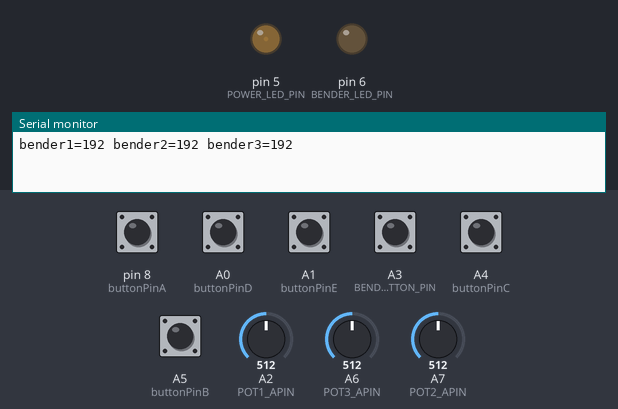
The sketch below on a simulated Arduino Nano, built with avr-gcc and run on an emulated ATmega328P. Shown: output pins drawn as LEDs (lit = HIGH), the last lines printed to the serial monitor. The test bench sets the inputs (shaded band); at power-on: A0 (buttonPinD), A1 (buttonPinE), A3 (BENDER_BUTTON_PIN), A4 (buttonPinC), A5 (buttonPinB), pin 8 (buttonPinA) HIGH, A2 (POT1_APIN) = 512, A6 (POT3_APIN) = 512, A7 (POT2_APIN) = 512.

Above: at 1.2 s.
1.3 s: A3 (BENDER_BUTTON_PIN) pulled LOW for 0.15 s
At 2.5 s:
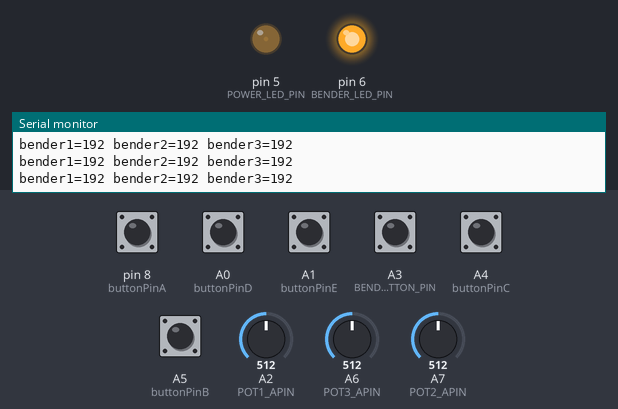
2.9 s: A3 (BENDER_BUTTON_PIN) pulled LOW for 1 s
At 3.8 s:
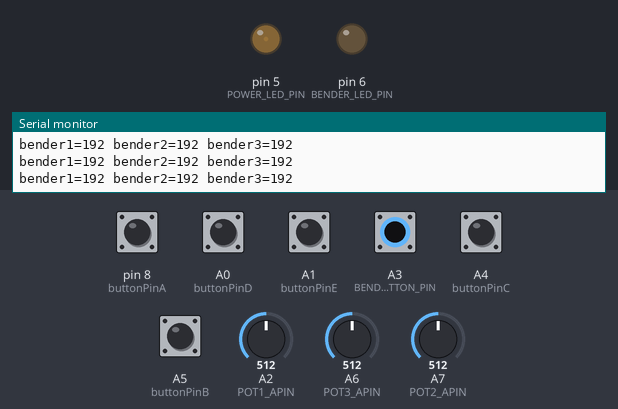
Timing chart, 0 to 5.9 s (numbered marks = the images above; inputs shaded):
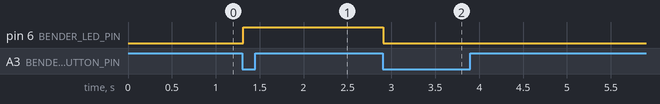

Measured:
- after the input at 1.3 s, pin 6 (BENDER_LED_PIN): LOW → HIGH at once
- after the input at 2.9 s, pin 6 (BENDER_LED_PIN): HIGH → LOW at once

The sketch:

RF_mesh_controller_side_buttons.ino
```cpp
#include <RBD_Button.h>
#include <SoftwareSerial.h>

#define ROSS_DEVL

#define HAS_BENDER_KNOBS


/*****************
 * Configuration *
 *****************/

// HC-12 configuration for JUMP
#define HC12_TX_TO_ARDUINO_RX_PIN 10
#define HC12_RX_FROM_ARDUINO_TX_PIN 11

#ifndef ROSS_DEVL

// ----- button configuration for JUMP -----

static const int buttonPinA = A1;
static const int buttonPinB = A2;
static const int buttonPinC = A3;
static const int buttonPinD = A4;
static const int buttonPinE = A5;

// Use this when the buttons are active high.  Active high means that the pin is
// put in a high state when the button is pushed.  That is the case when the
// button's switch is the normally open type, one side of the switch is connected
// to the Arduino's pin, and the other side is connected to Vcc (5 V or 3.3. V).
#define BUTTON_PUSHED HIGH;

#else

// ----- button configuration for Ross's development board -----

static const int buttonPinA = 8;
static const int buttonPinB = A5;
static const int buttonPinC = A4;
static const int buttonPinD = A0;
static const int buttonPinE = A1;

// Use this when the buttons are active low.  Active low means that the pin is
// put in a low state when the button is pushed.  That is the case when the
// button's switch is the normally open type, one side of the switch is connected
// to the Arduino's pin, and the other side is connected to ground.  An advantage
// of active low is that the Arduino's internal pullup can be used to pull the
// pin high when the button is not pushed, eliminating the need for an external
// pullup resistor (for active low) or pulldown resistor (for active high).
#define BUTTON_PUSHED LOW;

// Enable this #define if we need the internal pullups.
#define ENABLE_INTERNAL_PULLUPS

#endif

// retransmitIntervalMs limits how often we will transmit a state value.
static const uint32_t retransmitIntervalMs = 500;

#ifdef HAS_BENDER_KNOBS

#define POT1_APIN A2
#define POT2_APIN A7
#define POT3_APIN A6

#define BENDER_BUTTON_PIN A3
#define BENDER_LED_PIN 6

#define POWER_LED_PIN 5

#define BENDER_LED_ON HIGH
#define BENDER_LED_OFF LOW

// benderRetransmitIntervalMs controls how often we will transmit the bender knob values.
static const uint32_t benderRetransmitIntervalMs = 667;

#endif


/***********
 * Globals *
 ***********/

static SoftwareSerial HC12(HC12_TX_TO_ARDUINO_RX_PIN, HC12_RX_FROM_ARDUINO_TX_PIN);

#ifdef HAS_BENDER_KNOBS
static RBD::Button benderButton(BENDER_BUTTON_PIN, true);  // true -> enable internal pullup
static bool benderIsEnabled;
#endif

/**********************
 * Setup and Run Loop *
 **********************/

void setup()
{
  Serial.begin(9600);             // Serial port to computer
  HC12.begin(9600);               // Serial port to HC12

  // Configure the button pins as inputs.
  pinMode(buttonPinA, INPUT);
  pinMode(buttonPinB, INPUT);
  pinMode(buttonPinC, INPUT);
  pinMode(buttonPinD, INPUT);
  pinMode(buttonPinE, INPUT);

#ifdef ENABLE_INTERNAL_PULLUPS
  digitalWrite(buttonPinA, HIGH);
  digitalWrite(buttonPinB, HIGH);
  digitalWrite(buttonPinC, HIGH);
  digitalWrite(buttonPinD, HIGH);
  digitalWrite(buttonPinE, HIGH);
#endif

#ifdef HAS_BENDER_KNOBS
  pinMode(POT1_APIN, INPUT);
  pinMode(POT2_APIN, INPUT);
  pinMode(POT3_APIN, INPUT);
  pinMode(BENDER_LED_PIN, OUTPUT);
  pinMode(POWER_LED_PIN, OUTPUT);
  digitalWrite(BENDER_LED_PIN, BENDER_LED_OFF);
  analogWrite(POWER_LED_PIN, 8);
#endif
}


#ifdef HAS_BENDER_KNOBS
void readAndSendBenderValues(uint32_t now)
{
  static uint32_t lastBenderTxMs;

  if (benderButton.onPressed()) {
    benderIsEnabled = !benderIsEnabled;
    digitalWrite(BENDER_LED_PIN, benderIsEnabled ? BENDER_LED_ON : BENDER_LED_OFF);
    // Transmit bender message immediately after bender is enabled or disabled.
    lastBenderTxMs = 0L;
  }

  if (now - lastBenderTxMs >= benderRetransmitIntervalMs) {
    lastBenderTxMs = now;

    byte bender1;
    byte bender2;
    byte bender3;
    if (benderIsEnabled) {
      // We right shift the ADC values by 3 bits to essentially divide them by 8, thus
      // giving a range of 0 to 127 (instead of 0 - 1023).  We have to do this because
      // we can use only 7 bits for each bender value.
      bender1 = analogRead(POT1_APIN) >> 3;
      bender2 = analogRead(POT2_APIN) >> 3;
      bender3 = analogRead(POT3_APIN) >> 3;
    }
    else {
      // 64 means don't bend a value.
      bender1 = bender2 = bender3 = 64;
    }

    // Turn on the high-order bit of each bender value so that they
    // don't get misinterpreted as framing (start or stop) characters.
    bender1 |= 0x80;
    bender2 |= 0x80;
    bender3 |= 0x80;

    HC12.write(0x26);       // & - bender message start marker
    HC12.write(bender1);
    HC12.write(bender2);
    HC12.write(bender3);
    HC12.write(0x25);       // % - message end marker

    Serial.print("bender1=");
    Serial.print((int) bender1);
    Serial.print(" bender2=");
    Serial.print((int) bender2);
    Serial.print(" bender3=");
    Serial.println((int) bender3);
  }
}
#endif


void loop()
{
  static uint32_t lastTxMs;

  uint32_t now = millis();

  // read buttons
  // TODO ross 10 Feb. 2019:  we should do debouncing so that we don't sporadically transmit the wrong state values
  int Index = digitalRead(buttonPinE) == BUTTON_PUSHED;
  int Middle = digitalRead(buttonPinD) == BUTTON_PUSHED;
  int Ring = digitalRead(buttonPinC) == BUTTON_PUSHED;
  int Pinky = digitalRead(buttonPinB) == BUTTON_PUSHED;
  int Thumb = digitalRead(buttonPinA) == BUTTON_PUSHED;
//  int Index = !BUTTON_PUSHED;
//  int Middle = !BUTTON_PUSHED;
//  int Ring = !BUTTON_PUSHED;
//  int Pinky = !BUTTON_PUSHED;
//  int Thumb = !BUTTON_PUSHED;

  /*
  Serial.println(Index);
  Serial.println(Middle);
  Serial.println(Ring);
  Serial.println(Pinky);
  Serial.println(Thumb);
  Serial.println();
  */

  //button scramble
  int state;        // this is the value representing a pattern number that we send to the receiver side
       if (Thumb == 1 && Index == 1 && Middle == 0 && Ring == 0 && Pinky == 0) state = 1;
  else if (Thumb == 1 && Index == 0 && Middle == 1 && Ring == 0 && Pinky == 0) state = 2;
  else if (Thumb == 1 && Index == 0 && Middle == 0 && Ring == 1 && Pinky == 0) state = 3;
  else if (Thumb == 1 && Index == 0 && Middle == 0 && Ring == 0 && Pinky == 1) state = 4;
  else if (Thumb == 0 && Index == 1 && Middle == 0 && Ring == 0 && Pinky == 0) state = 5;
  else if (Thumb == 0 && Index == 0 && Middle == 1 && Ring == 0 && Pinky == 0) state = 6;
  else if (Thumb == 0 && Index == 0 && Middle == 0 && Ring == 1 && Pinky == 0) state = 7;
  else if (Thumb == 0 && Index == 0 && Middle == 0 && Ring == 0 && Pinky == 1) state = 8;
  else if (              Index == 1 && Middle == 1 && Ring == 1 && Pinky == 1) state = 0;   // turn pattern off
  else                                                                         state = 86;  // send no signal

//  if (state >= 0 && state <= 8 && now - lastTxMs >= retransmitIntervalMs) {     // state is valid and should be (re)sent?
//    lastTxMs = now;
//
//    HC12.print("^");
//    HC12.print(state);
//    HC12.print("%");
//
//    Serial.println(state);
//  }

#ifdef HAS_BENDER_KNOBS
  readAndSendBenderValues(now);
#endif
}
```
